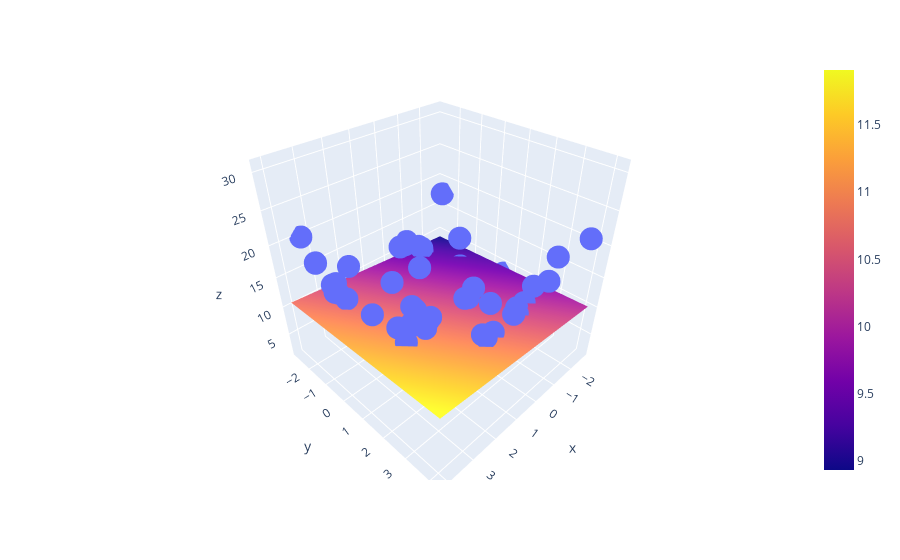

The notebook cell saved with this chart:
### Code cell
import plotly.graph_objects as go

fig = px.scatter_3d(df, x=X.ravel(), y=y.ravel(), z=z.ravel())

fig.add_trace(go.Surface(x = x_input, y = y_input, z =z_final ))

fig.show()
